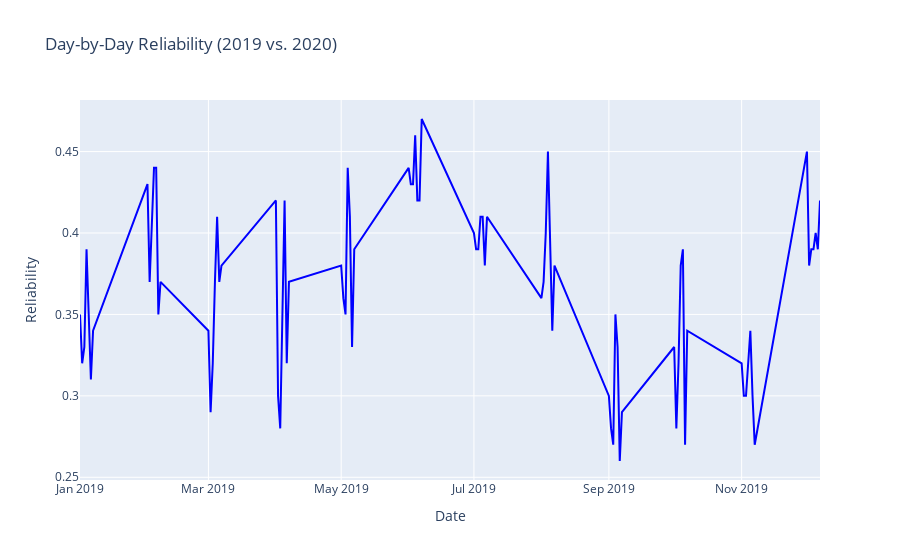

Here is the notebook cell this chart was saved with:
### Markdown cell above
Tutaj stwórz wykres liniowy na podstawie pobranych danych. Wynik zapisz do zmiennej `day_by_day_reliability_fig`.

### Code cell
day_by_day_reliability_df['year'] = pd.to_datetime(day_by_day_reliability_df['date']).dt.year


day_by_day_reliability_fig = go.Figure()


day_by_day_reliability_fig.add_trace(go.Scatter(
    x=day_by_day_reliability_df['date'][:365],
    y=day_by_day_reliability_df['reliability'][:365],
    mode='lines',
    name='2019',
    line=dict(color='blue')  
))


day_by_day_reliability_fig.add_trace(go.Scatter(
    x=day_by_day_reliability_df['date'][365:],
    y=day_by_day_reliability_df['reliability'][365:],
    mode='lines',
    name='2020',
    line=dict(color='orange')  
))

day_by_day_reliability_fig.update_layout(xaxis_title='Date', yaxis_title='Reliability', title='Day-by-Day Reliability (2019 vs. 2020)')


day_by_day_reliability_fig.show()

### Figure 1 — Plotly figure (JSON) as saved in the notebook; plotly's stock layout.template omitted (floating-point values rounded to 4 significant figures)
{"data": [{"line": {"color": "blue"}, "mode": "lines", "name": "2019", "type": "scatter", "x": ["2019-01-01", "2019-01-02", "2019-01-03", "2019-01-04", "2019-01-05", "2019-01-06", "2019-01-07", "2019-02-01", "2019-02-02", "2019-02-03", "2019-02-04", "2019-02-05", "2019-02-06", "2019-02-07", "2019-03-01", "2019-03-02", "2019-03-03", "2019-03-04", "2019-03-05", "2019-03-06", "2019-03-07", "2019-04-01", "2019-04-02", "2019-04-03", "2019-04-04", "2019-04-05", "2019-04-06", "2019-04-07", "2019-05-01", "2019-05-02", "2019-05-03", "2019-05-04", "2019-05-05", "2019-05-06", "2019-05-07", "2019-06-01", "2019-06-02", "2019-06-03", "2019-06-04", "2019-06-05", "2019-06-06", "2019-06-07", "2019-07-01", "2019-07-02", "2019-07-03", "2019-07-04", "2019-07-05", "2019-07-06", "2019-07-07", "2019-08-01", "2019-08-02", "2019-08-03", "2019-08-04", "2019-08-05", "2019-08-06", "2019-08-07", "2019-09-01", "2019-09-02", "2019-09-03", "2019-09-04", "2019-09-05", "2019-09-06", "2019-09-07", "2019-10-01", "2019-10-02", "2019-10-03", "2019-10-04", "2019-10-05", "2019-10-06", "2019-10-07", "2019-11-01", "2019-11-02", "2019-11-03", "2019-11-04", "2019-11-05", "2019-11-06", "2019-11-07", "2019-12-01", "2019-12-02", "2019-12-03", "2019-12-04", "2019-12-05", "2019-12-06", "2019-12-07"], "y": [0.35, 0.32, 0.33, 0.39, 0.35, 0.31, 0.34, 0.43, 0.37, 0.4, 0.44, 0.44, 0.35, 0.37, 0.34, 0.29, 0.32, 0.37, 0.41, 0.37, 0.38, 0.42, 0.3, 0.28, 0.34, 0.42, 0.32, 0.37, 0.38, 0.36, 0.35, 0.44, 0.41, 0.33, 0.39, 0.44, 0.43, 0.43, 0.46, 0.42, 0.42, 0.47, 0.4, 0.39, 0.39, 0.41, 0.41, 0.38, 0.41, 0.36, 0.37, 0.4, 0.45, 0.4, 0.34, 0.38, 0.3, 0.28, 0.27, 0.35, 0.33, 0.26, 0.29, 0.33, 0.28, 0.32, 0.38, 0.39, 0.27, 0.34, 0.32, 0.3, 0.3, 0.32, 0.34, 0.3, 0.27, 0.45, 0.38, 0.39, 0.39, 0.4, 0.39, 0.42]}, {"line": {"color": "orange"}, "mode": "lines", "name": "2020", "type": "scatter", "x": [], "y": []}], "layout": {"title": {"text": "Day-by-Day Reliability (2019 vs. 2020)"}, "xaxis": {"title": {"text": "Date"}}, "yaxis": {"title": {"text": "Reliability"}}}}
